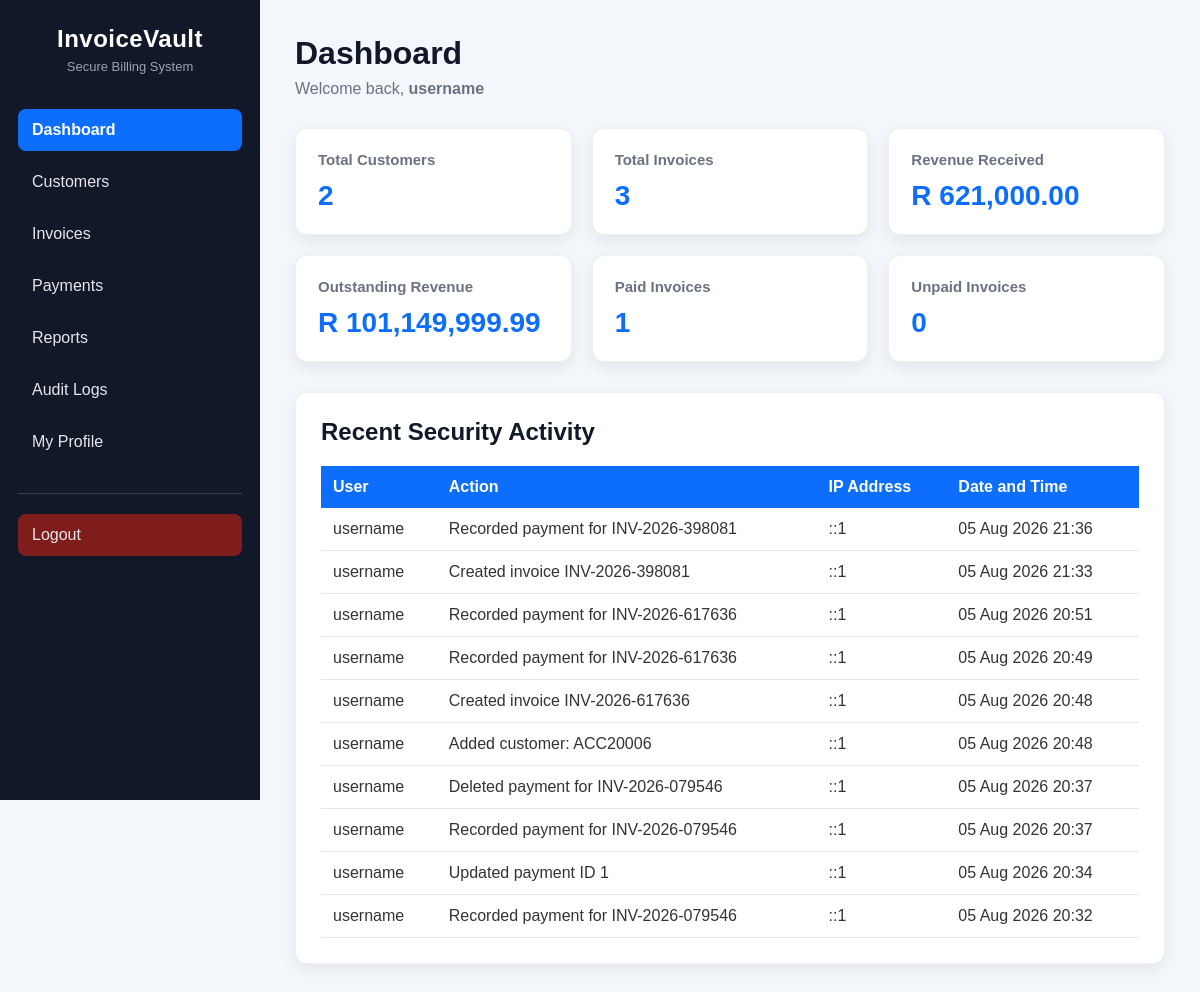
/dashboard.php (signed in), run on the app's committed database.
### tables this page shows
CREATE TABLE `audit_logs` (
  `log_id` int(11) NOT NULL,
  `user_id` int(11) NOT NULL,
  `action` varchar(255) NOT NULL,
  `ip_address` varchar(45) DEFAULT NULL,
  `log_time` timestamp NOT NULL DEFAULT current_timestamp()
);

CREATE TABLE `users` (
  `user_id` int(11) NOT NULL,
  `full_name` varchar(100) NOT NULL,
  `username` varchar(50) NOT NULL,
  `email` varchar(100) NOT NULL,
  `password` varchar(255) NOT NULL,
  `role` enum('Admin','Finance Officer','Auditor') DEFAULT 'Finance Officer',
  `account_status` enum('Active','Inactive','Locked') DEFAULT 'Active',
  `failed_attempts` int(11) DEFAULT 0,
  `last_login` timestamp NULL DEFAULT NULL,
  `created_at` timestamp NOT NULL DEFAULT current_timestamp()
);

### dashboard.php (the view, shortened to what this page needs)
<?php
include 'config/db.php';
$totalCustomers = $conn->query("
    SELECT COUNT(*) AS total
    FROM customers
")->fetch_assoc()['total'];
$totalInvoices = $conn->query("
    SELECT COUNT(*) AS total
    FROM invoices
")->fetch_assoc()['total'];
$totalRevenue = $conn->query("
    SELECT IFNULL(SUM(amount_paid), 0) AS total
    FROM payments
")->fetch_assoc()['total'];
$outstandingRevenue = $conn->query("
    SELECT IFNULL(SUM(total), 0) AS total
    FROM invoices
    WHERE status <> 'Paid'
")->fetch_assoc()['total'];
$paidInvoices = $conn->query("
    SELECT COUNT(*) AS total
    FROM invoices
    WHERE status = 'Paid'
")->fetch_assoc()['total'];
$unpaidInvoices = $conn->query("
    SELECT COUNT(*) AS total
    FROM invoices
    WHERE status = 'Unpaid'
")->fetch_assoc()['total'];
$recentActivity = $conn->query("
    SELECT audit_logs.*, users.username
    FROM audit_logs
    INNER JOIN users
        ON audit_logs.user_id = users.user_id
    ORDER BY audit_logs.log_time DESC
    LIMIT 10
");
?>
<!DOCTYPE html>
<html lang="en">
<head>
    <link
        rel="stylesheet"
        href="assets/css/style.css"
    >
</head>
<body>
<div class="dashboard-container">
    <?php include 'includes/sidebar.php'; ?>
    <div class="main-content">
        <div class="header">
            <h1>Dashboard</h1>
            <p>
                Welcome back,
                <strong>
                    <?php echo htmlspecialchars($_SESSION['username']); ?>
                </strong>
            </p>
        </div>
        <div class="cards">
            <div class="card">
                <h3>Total Customers</h3>
                <h1><?php echo $totalCustomers; ?></h1>
            </div>
            <div class="card">
                <h3>Total Invoices</h3>
                <h1><?php echo $totalInvoices; ?></h1>
            </div>
            <div class="card">
                <h3>Revenue Received</h3>
                <h1>
                    R <?php echo number_format($totalRevenue, 2); ?>
                </h1>
            </div>
            <div class="card">
                <h3>Outstanding Revenue</h3>
                <h1>
                    R <?php echo number_format($outstandingRevenue, 2); ?>
                </h1>
            </div>
            <div class="card">
                <h3>Paid Invoices</h3>
                <h1><?php echo $paidInvoices; ?></h1>
            </div>
            <div class="card">
                <h3>Unpaid Invoices</h3>
                <h1><?php echo $unpaidInvoices; ?></h1>
            </div>
        </div>
        <div class="table-section">
            <h2>Recent Security Activity</h2>
            <table>
                <thead>
                    <tr>
                        <th>User</th>
                        <th>Action</th>
                        <th>IP Address</th>
                        <th>Date and Time</th>
                    </tr>
                </thead>
                <tbody>
                <?php if ($recentActivity->num_rows > 0) { ?>
                    <?php while ($row = $recentActivity->fetch_assoc()) { ?>
                        <tr>
                            <td>
                                <?php echo htmlspecialchars($row['username']); ?>
                            </td>
                            <td>
                                <?php echo htmlspecialchars($row['action']); ?>
                            </td>
                            <td>
                                <?php echo htmlspecialchars($row['ip_address']); ?>
                            </td>
                            <td>
                                <?php echo date(
                                    "d M Y H:i",
                                    strtotime($row['log_time'])
                                ); ?>
                            </td>
                        </tr>
                    <?php } ?>
                <?php } ?>
                </tbody>
            </table>
        </div>
    </div>
</div>
</body>
</html>

### includes/sidebar.php
<?php
$currentPage = basename($_SERVER['PHP_SELF']);
function activePage($pageName, $currentPage)
{
    return $pageName === $currentPage ? 'active-link' : '';
}
?>
<div class="sidebar">
    <div class="sidebar-brand">
        <h2>InvoiceVault</h2>
        <p>Secure Billing System</p>
    </div>
    <ul>
        <li>
            <a
                class="<?php echo activePage('dashboard.php', $currentPage); ?>"
                href="dashboard.php"
            >
                Dashboard
            </a>
        </li>
        <li>
            <a
                class="<?php echo activePage('customers.php', $currentPage); ?>"
                href="customers.php"
            >
                Customers
            </a>
        </li>
        <li>
            <a
                class="<?php echo activePage('invoices.php', $currentPage); ?>"
                href="invoices.php"
            >
                Invoices
            </a>
        </li>
        <li>
            <a
                class="<?php echo activePage('payments.php', $currentPage); ?>"
                href="payments.php"
            >
                Payments
            </a>
        </li>
        <li>
            <a
                class="<?php echo activePage('reports.php', $currentPage); ?>"
                href="reports.php"
            >
                Reports
            </a>
        </li>
        <li>
            <a
                class="<?php echo activePage('audit_logs.php', $currentPage); ?>"
                href="audit_logs.php"
            >
                Audit Logs
            </a>
        </li>
        <li>
            <a
                class="<?php echo activePage('profile.php', $currentPage); ?>"
                href="profile.php"
            >
                My Profile
            </a>
        </li>
        <li class="logout-item">
            <a href="logout.php">
                Logout
            </a>
        </li>
    </ul>
</div>

### assets/css/style.css (style rules this page uses)
* { margin:0; padding:0; box-sizing:border-box; font-family:Arial, Helvetica, sans-serif; }
body { background:#f3f6fb; color:#333; }
a { text-decoration:none; }
.dashboard-container { display:flex; min-height:100vh; }
.sidebar { width:260px; background:#111827; color:white; padding:25px 18px; position:sticky; top:0; height:100vh; }
.sidebar-brand { text-align:center; margin-bottom:35px; }
.sidebar-brand h2 { margin-bottom:6px; letter-spacing:.5px; }
.sidebar-brand p { font-size:13px; color:#9ca3af; }
.sidebar ul { list-style:none; }
.sidebar ul li { margin-bottom:10px; }
.sidebar ul li a { display:block; color:#e5e7eb; padding:12px 14px; border-radius:8px; transition:.2s ease; }
.sidebar ul li a.active-link { background:#0d6efd; color:#fff; font-weight:bold; }
.logout-item { margin-top:30px; padding-top:20px; border-top:1px solid #374151; }
.logout-item a { background:#7f1d1d; }
.main-content { flex:1; padding:35px; overflow-x:auto; }
.header { margin-bottom:30px; }
.header h1 { margin-bottom:8px; color:#111827; }
.header p { color:#6b7280; }
.cards { display:grid; grid-template-columns:repeat(auto-fit,minmax(220px,1fr)); gap:20px; }
.card { background:white; padding:22px; border-radius:12px; box-shadow:0 5px 15px rgba(0,0,0,.07); border:1px solid #eef0f4; }
.card h3 { color:#6b7280; margin-bottom:12px; font-size:15px; }
.card h1 { color:#0d6efd; font-size:28px; }
.table-section { margin-top:30px; background:white; padding:25px; border-radius:12px; box-shadow:0 5px 15px rgba(0,0,0,.07); border:1px solid #eef0f4; }
.table-section h2 { margin-bottom:10px; color:#111827; }
table { width:100%; border-collapse:collapse; margin-top:20px; }
table th { background:#0d6efd; color:white; padding:12px; text-align:left; white-space:nowrap; }
table td { padding:12px; border-bottom:1px solid #e5e7eb; vertical-align:middle; }

### data on the page
audit_logs: user.username "username", action "Recorded payment for INV-2026-398081", ip_address "::1", log_time "05 Aug 2026 21:36"
audit_logs: user.username "username", action "Created invoice INV-2026-398081", ip_address "::1", log_time "05 Aug 2026 21:33"
audit_logs: user.username "username", action "Recorded payment for INV-2026-617636", ip_address "::1", log_time "05 Aug 2026 20:51"
audit_logs: user.username "username", action "Recorded payment for INV-2026-617636", ip_address "::1", log_time "05 Aug 2026 20:49"
audit_logs: user.username "username", action "Created invoice INV-2026-617636", ip_address "::1", log_time "05 Aug 2026 20:48"
audit_logs: user.username "username", action "Added customer: ACC20006", ip_address "::1", log_time "05 Aug 2026 20:48"
audit_logs: user.username "username", action "Deleted payment for INV-2026-079546", ip_address "::1", log_time "05 Aug 2026 20:37"
audit_logs: user.username "username", action "Recorded payment for INV-2026-079546", ip_address "::1", log_time "05 Aug 2026 20:37"
audit_logs: user.username "username", action "Updated payment ID 1", ip_address "::1", log_time "05 Aug 2026 20:34"
audit_logs: user.username "username", action "Recorded payment for INV-2026-079546", ip_address "::1", log_time "05 Aug 2026 20:32"

### other printed values
$_SESSION['username'] "username"
$totalCustomers "2"
$totalInvoices "3"
$totalRevenue "621,000.00"
$outstandingRevenue "101,149,999.99"
$paidInvoices "1"
$unpaidInvoices "0"
